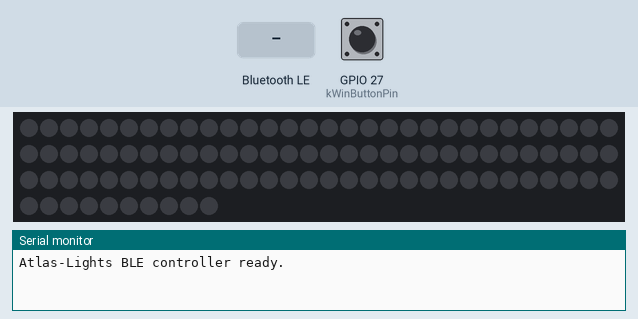
Simulated run of this sketch. Board: ESP32. On the bench: 100 RGB LEDs in strip order, left to right, continuing on the next row, the last lines printed to the serial monitor. Inputs (shaded band) come from the test bench; at power-on: GPIO 27 (kWinButtonPin) HIGH. Dim RGB values are drawn brighter than linear; nothing arrives over Bluetooth unless stated; a phone connects over Bluetooth LE 3 s after start.

Above: at 1.2 s.
1.3 s: Bluetooth LE write "flashing_red" received
At 1.66 s:
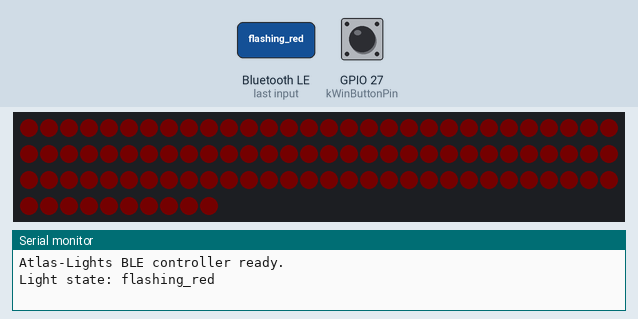
3.6 s: Bluetooth LE write "celebration" received
At 3.98 s:
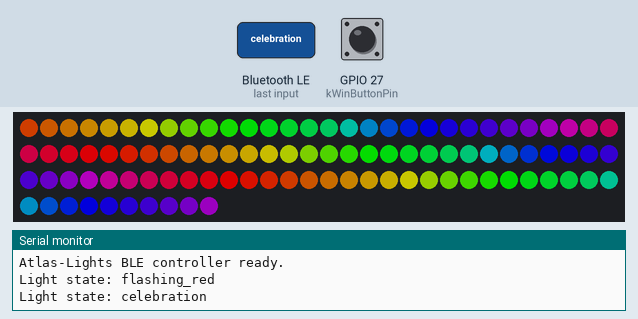
7.8 s: Bluetooth LE write "idle" received
At 9.0 s:
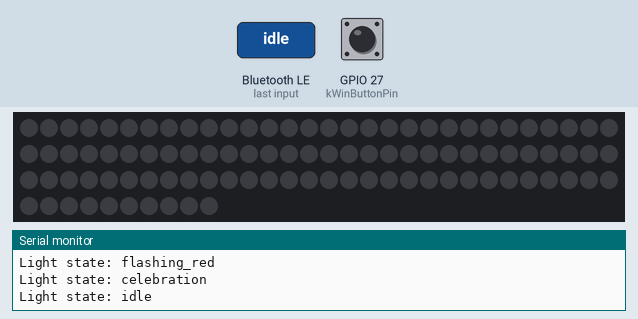
Timing chart, 0 to 10.3 s (numbered marks = the images above; inputs shaded):
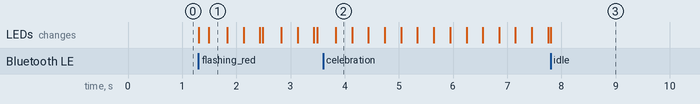

The sketch:

AtlasLights.ino
```cpp
#include <FastLED.h>
#include <NimBLEDevice.h>

static constexpr char kDeviceName[] = "Atlas-Lights";
static constexpr char kServiceUuid[] = "8d53dc1d-1db7-4cd3-868b-8a527460aa84";
static constexpr char kStateCharacteristicUuid[] = "da7b53c1-5b63-4d58-ae7e-8904b215e68c";
static constexpr char kWinCharacteristicUuid[] = "c7858c1a-6c8b-4a43-9a9d-b9a420e94801";
static constexpr uint8_t kLedDataPin = 13;
static constexpr uint16_t kLedCount = 100;
static constexpr uint8_t kLedBrightness = 150;
static constexpr uint8_t kWinButtonPin = 27;
static constexpr uint32_t kButtonDebounceMs = 40;
static constexpr uint32_t kRedPulseFrameIntervalMs = 20;
static constexpr uint32_t kRedPulsePeriodMs = 2000;
static constexpr uint32_t kCelebrationFrameIntervalMs = 20;

CRGB leds[kLedCount];

enum class LightState : uint8_t {
  Idle,
  FlashingRed,
  SolidRed,
  Celebration
};

static portMUX_TYPE stateMux = portMUX_INITIALIZER_UNLOCKED;
static volatile LightState requestedState = LightState::Idle;
static LightState activeState = LightState::Idle;
static NimBLECharacteristic* winCharacteristic = nullptr;
static int lastButtonReading = HIGH;
static int stableButtonState = HIGH;
static uint32_t lastButtonChangeMs = 0;
static uint32_t lastPatternUpdateMs = 0;
static uint8_t celebrationHue = 0;

bool parseLightState(const std::string& value, LightState& state) {
  if (value == "idle") {
    state = LightState::Idle;
    return true;
  }
  if (value == "flashing_red") {
    state = LightState::FlashingRed;
    return true;
  }
  if (value == "solid_red") {
    state = LightState::SolidRed;
    return true;
  }
  if (value == "celebration") {
    state = LightState::Celebration;
    return true;
  }
  return false;
}

class LightStateCallbacks final : public NimBLECharacteristicCallbacks {
  void onWrite(NimBLECharacteristic* characteristic, NimBLEConnInfo&) override {
    LightState newState;
    if (!parseLightState(characteristic->getValue(), newState)) {
      Serial.println("Ignored unknown light state.");
      return;
    }

    portENTER_CRITICAL(&stateMux);
    requestedState = newState;
    portEXIT_CRITICAL(&stateMux);
  }
};

class ServerCallbacks final : public NimBLEServerCallbacks {
  void onDisconnect(NimBLEServer*, NimBLEConnInfo&, int) override {
    NimBLEDevice::startAdvertising();
  }
};

void applyLightState(LightState state) {
  switch (state) {
    case LightState::Idle:
      FastLED.clear();
      break;
    case LightState::FlashingRed:
      fill_solid(leds, kLedCount, CRGB::Red);
      break;
    case LightState::SolidRed:
      fill_solid(leds, kLedCount, CRGB::Red);
      break;
    case LightState::Celebration:
      celebrationHue = 0;
      fill_rainbow(leds, kLedCount, celebrationHue, 7);
      break;
  }
  FastLED.show();
  lastPatternUpdateMs = millis();

  Serial.print("Light state: ");
  switch (state) {
    case LightState::Idle:
      Serial.println("idle");
      break;
    case LightState::FlashingRed:
      Serial.println("flashing_red");
      break;
    case LightState::SolidRed:
      Serial.println("solid_red");
      break;
    case LightState::Celebration:
      Serial.println("celebration");
      break;
  }
}

void updateLightPattern() {
  const uint32_t now = millis();
  if (activeState == LightState::FlashingRed &&
      now - lastPatternUpdateMs >= kRedPulseFrameIntervalMs) {
    const uint8_t phase = static_cast<uint8_t>(
      (now % kRedPulsePeriodMs) * 256UL / kRedPulsePeriodMs
    );
    const uint8_t redLevel = sin8(phase);
    fill_solid(leds, kLedCount, CRGB(redLevel, 0, 0));
    FastLED.show();
    lastPatternUpdateMs = now;
  } else if (activeState == LightState::Celebration &&
             now - lastPatternUpdateMs >= kCelebrationFrameIntervalMs) {
    celebrationHue += 2;
    fill_rainbow(leds, kLedCount, celebrationHue, 7);
    FastLED.show();
    lastPatternUpdateMs = now;
  }
}

void setup() {
  Serial.begin(115200);

  FastLED.addLeds<WS2812B, kLedDataPin, GRB>(leds, kLedCount);
  FastLED.setBrightness(kLedBrightness);
  FastLED.clear(true);

  NimBLEDevice::init(kDeviceName);
  NimBLEServer* server = NimBLEDevice::createServer();
  server->setCallbacks(new ServerCallbacks());

  NimBLEService* service = server->createService(kServiceUuid);
  NimBLECharacteristic* stateCharacteristic = service->createCharacteristic(
    kStateCharacteristicUuid,
    NIMBLE_PROPERTY::WRITE | NIMBLE_PROPERTY::WRITE_NR
  );
  stateCharacteristic->setCallbacks(new LightStateCallbacks());
  stateCharacteristic->setValue("idle");

  winCharacteristic = service->createCharacteristic(
    kWinCharacteristicUuid,
    NIMBLE_PROPERTY::NOTIFY
  );
  winCharacteristic->setValue("");

  service->start();
  NimBLEAdvertising* advertising = NimBLEDevice::getAdvertising();
  advertising->addServiceUUID(kServiceUuid);
  advertising->start();

  pinMode(kWinButtonPin, INPUT_PULLUP);
  lastButtonReading = digitalRead(kWinButtonPin);
  stableButtonState = lastButtonReading;

  Serial.println("Atlas-Lights BLE controller ready.");
}

void loop() {
  const int buttonReading = digitalRead(kWinButtonPin);
  if (buttonReading != lastButtonReading) {
    lastButtonReading = buttonReading;
    lastButtonChangeMs = millis();
  }

  if (buttonReading != stableButtonState &&
      millis() - lastButtonChangeMs >= kButtonDebounceMs) {
    stableButtonState = buttonReading;
    if (stableButtonState == LOW) {
      winCharacteristic->setValue("win");
      winCharacteristic->notify();
      Serial.println("Win button pressed; sent BLE win event.");
    }
  }

  LightState nextState;
  portENTER_CRITICAL(&stateMux);
  nextState = requestedState;
  portEXIT_CRITICAL(&stateMux);

  if (nextState != activeState) {
    activeState = nextState;
    applyLightState(activeState);
  }

  updateLightPattern();
  delay(1);
}
```

Measured:
- after the input at 1.3 s, the LEDs: first change at once (image 1 shows a later state)
- after the input at 3.6 s, the LEDs: change after 0.24 s (image 2)
- after the input at 7.8 s, the LEDs: change at once (image 3)
